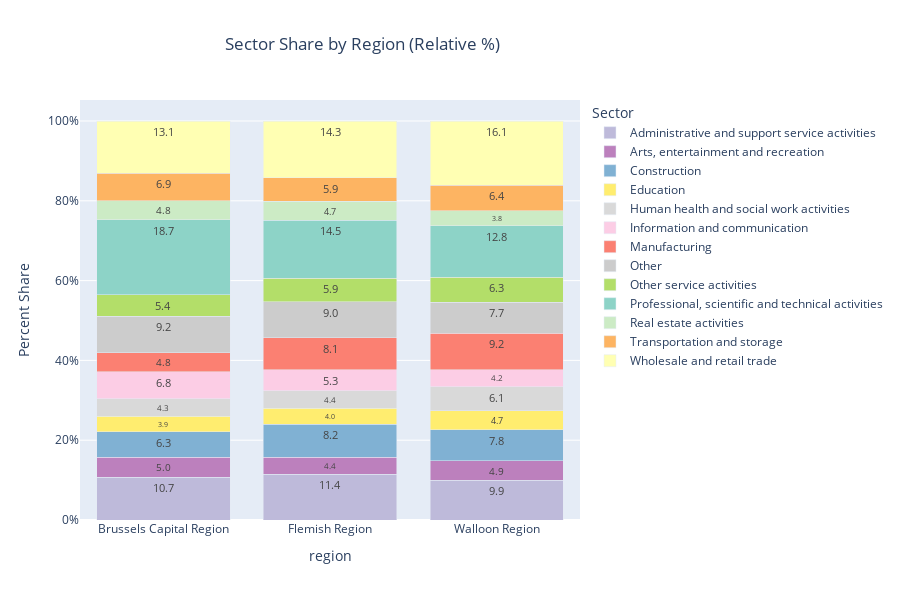

Notebook source saved alongside this figure:
### Code cell
df_percent = df.groupby(['region', 'description'])['company_count'].sum().reset_index()

df_percent['percent'] = df_percent.groupby('region')['company_count'].transform(
    lambda x: 100 * x / x.sum()
)

top_sectors = df.groupby('description')['company_count'].sum().nlargest(12).index
df_percent['description'] = df_percent['description'].apply(
    lambda x: x if x in top_sectors else 'Other'
)

df_percent_grouped = df_percent.groupby(['region', 'description'])['percent'].sum().reset_index()


colors = px.colors.qualitative.Set3
while len(colors) < len(top_sectors) + 1:
    colors += colors
sector_labels = list(top_sectors) + ['Other']
color_map = {sector: color for sector, color in zip(sector_labels, colors)}
color_map['Other'] = '#cccccc'

fig = px.bar(
    df_percent_grouped,
    x='region',
    y='percent',
    color='description',
    title='Sector Share by Region (Relative %)',
    labels={'percent': 'Percent Share', 'description': 'Sector'},
    text_auto='.1f',
    color_discrete_map=color_map
)

fig.update_layout(
    barmode='stack',
    title_x=0.25,
    yaxis=dict(ticksuffix="%"),
    height=600
)

fig.update_traces(textfont_size=11)
fig.show()

### Figure 1 — Plotly figure (JSON) as saved in the notebook; plotly's stock layout.template omitted (floating-point values rounded to 4 significant figures)
{"data": [{"hovertemplate": "Sector=Administrative and support service activities<br>region=%{x}<br>Percent Share=%{y}<extra></extra>", "legendgroup": "Administrative and support service activities", "marker": {"color": "rgb(190,186,218)", "pattern": {"shape": ""}}, "name": "Administrative and support service activities", "orientation": "v", "showlegend": true, "textfont": {"size": 11}, "textposition": "auto", "texttemplate": "%{y:.1f}", "type": "bar", "x": ["Brussels Capital Region", "Flemish Region", "Walloon Region"], "xaxis": "x", "y": [10.74, 11.42, 9.926], "yaxis": "y"}, {"hovertemplate": "Sector=Arts, entertainment and recreation<br>region=%{x}<br>Percent Share=%{y}<extra></extra>", "legendgroup": "Arts, entertainment and recreation", "marker": {"color": "rgb(188,128,189)", "pattern": {"shape": ""}}, "name": "Arts, entertainment and recreation", "orientation": "v", "showlegend": true, "textfont": {"size": 11}, "textposition": "auto", "texttemplate": "%{y:.1f}", "type": "bar", "x": ["Brussels Capital Region", "Flemish Region", "Walloon Region"], "xaxis": "x", "y": [5.042, 4.364, 4.902], "yaxis": "y"}, {"hovertemplate": "Sector=Construction<br>region=%{x}<br>Percent Share=%{y}<extra></extra>", "legendgroup": "Construction", "marker": {"color": "rgb(128,177,211)", "pattern": {"shape": ""}}, "name": "Construction", "orientation": "v", "showlegend": true, "textfont": {"size": 11}, "textposition": "auto", "texttemplate": "%{y:.1f}", "type": "bar", "x": ["Brussels Capital Region", "Flemish Region", "Walloon Region"], "xaxis": "x", "y": [6.339, 8.203, 7.782], "yaxis": "y"}, {"hovertemplate": "Sector=Education<br>region=%{x}<br>Percent Share=%{y}<extra></extra>", "legendgroup": "Education", "marker": {"color": "rgb(255,237,111)", "pattern": {"shape": ""}}, "name": "Education", "orientation": "v", "showlegend": true, "textfont": {"size": 11}, "textposition": "auto", "texttemplate": "%{y:.1f}", "type": "bar", "x": ["Brussels Capital Region", "Flemish Region", "Walloon Region"], "xaxis": "x", "y": [3.9, 4.031, 4.728], "yaxis": "y"}, {"hovertemplate": "Sector=Human health and social work activities<br>region=%{x}<br>Percent Share=%{y}<extra></extra>", "legendgroup": "Human health and social work activities", "marker": {"color": "rgb(217,217,217)", "pattern": {"shape": ""}}, "name": "Human health and social work activities", "orientation": "v", "showlegend": true, "textfont": {"size": 11}, "textposition": "auto", "texttemplate": "%{y:.1f}", "type": "bar", "x": ["Brussels Capital Region", "Flemish Region", "Walloon Region"], "xaxis": "x", "y": [4.314, 4.394, 6.113], "yaxis": "y"}, {"hovertemplate": "Sector=Information and communication<br>region=%{x}<br>Percent Share=%{y}<extra></extra>", "legendgroup": "Information and communication", "marker": {"color": "rgb(252,205,229)", "pattern": {"shape": ""}}, "name": "Information and communication", "orientation": "v", "showlegend": true, "textfont": {"size": 11}, "textposition": "auto", "texttemplate": "%{y:.1f}", "type": "bar", "x": ["Brussels Capital Region", "Flemish Region", "Walloon Region"], "xaxis": "x", "y": [6.794, 5.266, 4.158], "yaxis": "y"}, {"hovertemplate": "Sector=Manufacturing<br>region=%{x}<br>Percent Share=%{y}<extra></extra>", "legendgroup": "Manufacturing", "marker": {"color": "rgb(251,128,114)", "pattern": {"shape": ""}}, "name": "Manufacturing", "orientation": "v", "showlegend": true, "textfont": {"size": 11}, "textposition": "auto", "texttemplate": "%{y:.1f}", "type": "bar", "x": ["Brussels Capital Region", "Flemish Region", "Walloon Region"], "xaxis": "x", "y": [4.784, 8.051, 9.217], "yaxis": "y"}, {"hovertemplate": "Sector=Other<br>region=%{x}<br>Percent Share=%{y}<extra></extra>", "legendgroup": "Other", "marker": {"color": "#cccccc", "pattern": {"shape": ""}}, "name": "Other", "orientation": "v", "showlegend": true, "textfont": {"size": 11}, "textposition": "auto", "texttemplate": "%{y:.1f}", "type": "bar", "x": ["Brussels Capital Region", "Flemish Region", "Walloon Region"], "xaxis": "x", "y": [9.197, 8.964, 7.691], "yaxis": "y"}, {"hovertemplate": "Sector=Other service activities<br>region=%{x}<br>Percent Share=%{y}<extra></extra>", "legendgroup": "Other service activities", "marker": {"color": "rgb(179,222,105)", "pattern": {"shape": ""}}, "name": "Other service activities", "orientation": "v", "showlegend": true, "textfont": {"size": 11}, "textposition": "auto", "texttemplate": "%{y:.1f}", "type": "bar", "x": ["Brussels Capital Region", "Flemish Region", "Walloon Region"], "xaxis": "x", "y": [5.39, 5.929, 6.346], "yaxis": "y"}, {"hovertemplate": "Sector=Professional, scientific and technical activities<br>region=%{x}<br>Percent Share=%{y}<extra></extra>", "legendgroup": "Professional, scientific and technical activities", "marker": {"color": "rgb(141,211,199)", "pattern": {"shape": ""}}, "name": "Professional, scientific and technical activities", "orientation": "v", "showlegend": true, "textfont": {"size": 11}, "textposition": "auto", "texttemplate": "%{y:.1f}", "type": "bar", "x": ["Brussels Capital Region", "Flemish Region", "Walloon Region"], "xaxis": "x", "y": [18.69, 14.51, 12.83], "yaxis": "y"}, {"hovertemplate": "Sector=Real estate activities<br>region=%{x}<br>Percent Share=%{y}<extra></extra>", "legendgroup": "Real estate activities", "marker": {"color": "rgb(204,235,197)", "pattern": {"shape": ""}}, "name": "Real estate activities", "orientation": "v", "showlegend": true, "textfont": {"size": 11}, "textposition": "auto", "texttemplate": "%{y:.1f}", "type": "bar", "x": ["Brussels Capital Region", "Flemish Region", "Walloon Region"], "xaxis": "x", "y": [4.811, 4.725, 3.756], "yaxis": "y"}, {"hovertemplate": "Sector=Transportation and storage<br>region=%{x}<br>Percent Share=%{y}<extra></extra>", "legendgroup": "Transportation and storage", "marker": {"color": "rgb(253,180,98)", "pattern": {"shape": ""}}, "name": "Transportation and storage", "orientation": "v", "showlegend": true, "textfont": {"size": 11}, "textposition": "auto", "texttemplate": "%{y:.1f}", "type": "bar", "x": ["Brussels Capital Region", "Flemish Region", "Walloon Region"], "xaxis": "x", "y": [6.91, 5.887, 6.448], "yaxis": "y"}, {"hovertemplate": "Sector=Wholesale and retail trade<br>region=%{x}<br>Percent Share=%{y}<extra></extra>", "legendgroup": "Wholesale and retail trade", "marker": {"color": "rgb(255,255,179)", "pattern": {"shape": ""}}, "name": "Wholesale and retail trade", "orientation": "v", "showlegend": true, "textfont": {"size": 11}, "textposition": "auto", "texttemplate": "%{y:.1f}", "type": "bar", "x": ["Brussels Capital Region", "Flemish Region", "Walloon Region"], "xaxis": "x", "y": [13.09, 14.26, 16.1], "yaxis": "y"}], "layout": {"barmode": "stack", "height": 600, "legend": {"title": {"text": "Sector"}, "tracegroupgap": 0}, "title": {"text": "Sector Share by Region (Relative %)", "x": 0.25}, "xaxis": {"anchor": "y", "domain": [0, 1], "title": {"text": "region"}}, "yaxis": {"anchor": "x", "domain": [0, 1], "ticksuffix": "%", "title": {"text": "Percent Share"}}}}
